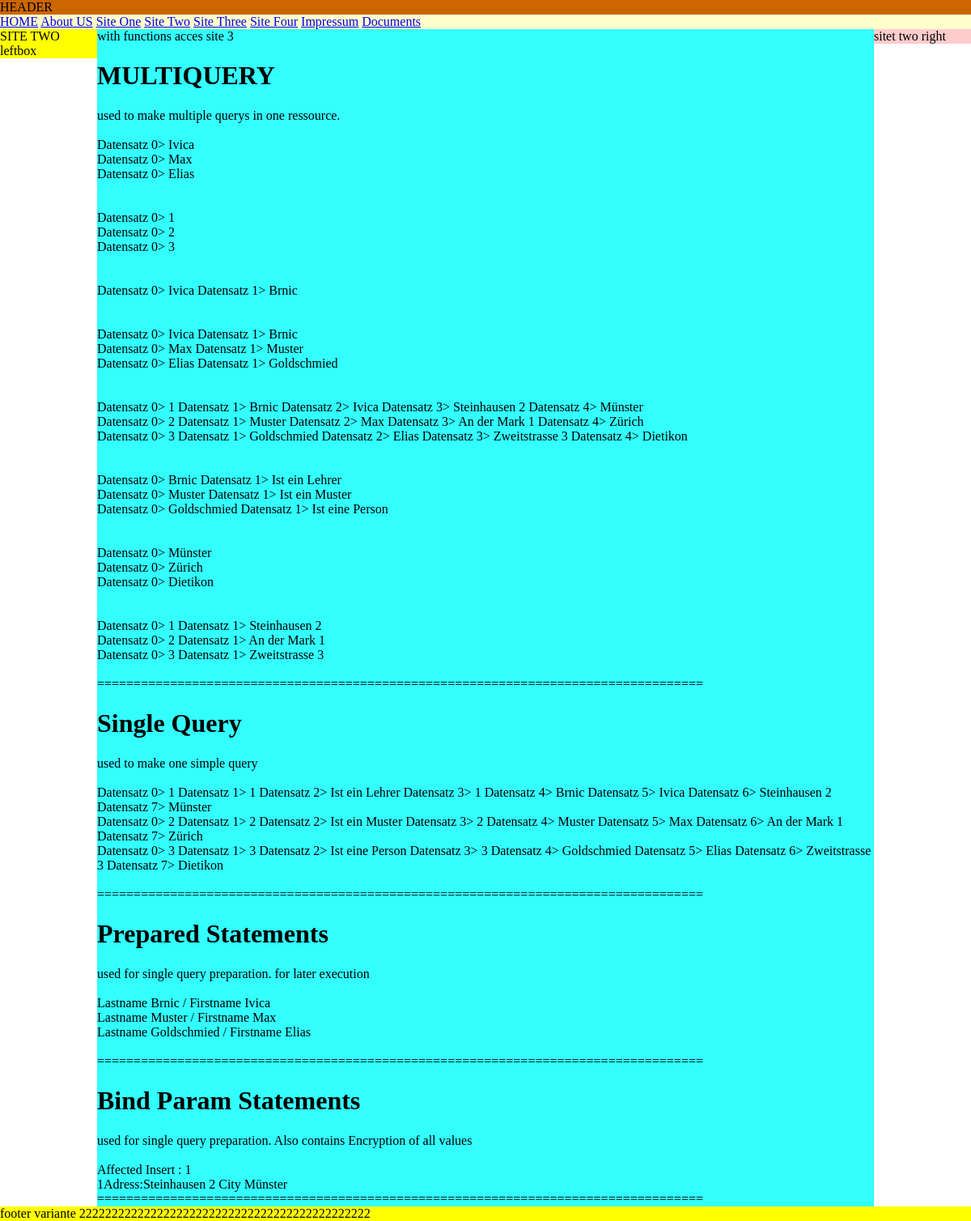
/?menu=mSiteTwo, run on the app's committed database.
### tables this page shows
CREATE TABLE `detail` (
  `ID` int(11) NOT NULL,
  `LastName` varchar(255) NOT NULL,
  `FirstName` varchar(255) DEFAULT NULL,
  `Address` varchar(255) DEFAULT NULL,
  `City` varchar(255) DEFAULT NULL
);

CREATE TABLE `someinfo` (
  `ID_info` int(11) NOT NULL,
  `ID` int(11) DEFAULT NULL,
  `information` varchar(255) DEFAULT NULL
);

### include/constants.php (called while the page is built, shortened)
<?php
include(PATH_INC . "frame.php");
?>

### index.php (called while the page is built, shortened)
<?php
require_once("include/constants.php");
?>

### content/main/sitetwo.php (the view, shortened to what this page needs)
<?php
echo "with functions acces site 3<br>";
echo "<h1>MULTIQUERY</h1>";
echo "<span>used to make multiple querys in one ressource.</span><br><br>";
$db = @new mysqli( 'localhost', 'root', '', 'm133a100' );
	$var    = $db->real_escape_string('FirstName');
	$sql= sprintf("SELECT %s from detail;", $var);
	$var2    = $db->real_escape_string('ID');
	$sql .= sprintf("SELECT %s from detail;", $var2);
    $sql .= "SELECT Firstname, Lastname from detail WHERE ID=1; SELECT Firstname, Lastname from detail; SELECT * FROM detail; SELECT d.Lastname, s.information FROM someinfo as s LEFT JOIN detail as d ON s.ID=d.ID; SELECT City from detail;";
	$sql .="SELECT ID, Address from detail;";
   	$db->set_charset("utf8");
	if ($db->multi_query($sql)) {
		do {
			$stmt = $db->store_result();
			while ($row = $stmt->fetch_array(MYSQLI_NUM)) {
			$fields = $stmt->field_count;
				$count=0;
				while($count<=$fields-1) {
					echo " Datensatz $count> " . $row[$count];
					$count++;
				}
				echo "<br>";
			}
			if ($db->more_results()) {
				echo "<br><br>";
			}
		} while($db->next_result());
	}
echo "<br>===================================================================================<br>";
echo "<h1>Single Query</h1>";
echo "<span>used to make one simple query </span><br><br>";
    $stmt = $db->query('SELECT * FROM someinfo as s LEFT JOIN detail as d ON s.ID=d.ID;');
	$fields = $stmt->field_count;
    while ($row = $stmt->fetch_array(MYSQLI_NUM))
    {
		$count=0;
		while($count<=$fields-1) {
					echo " Datensatz $count> " . $row[$count];
					$count++;
				}
				echo "<br>";
    }
echo "<br>===================================================================================<br>";
echo "<h1>Prepared Statements</h1>";
echo "<span>used for single query preparation. for later execution</span><br><br>";
$stmt = $db->prepare('SELECT Lastname, Firstname FROM detail;');
    $stmt->execute();
    $stmt->bind_result($var1, $var2);
    while ($stmt->fetch())
    {
        echo "Lastname " . $var1 . " / " . "Firstname " . $var2 . "<br>";
    }
echo "<br>===================================================================================<br>";
echo "<h1>Bind Param Statements</h1>";
echo "<span>used for single query preparation. Also contains Encryption of all values</span><br><br>";
	$data="Ivica";
	$description="a simple description";
        $stmt = $db->prepare('INSERT INTO putin (`data`,`description`) VALUES (?, ?);');
        $stmt->bind_param( 'ss', $data, $description);
        $stmt->execute();
        echo "Affected Insert : " . $stmt->affected_rows . "<br>";
	$one=1;
	$two="Brnic";
	$stmt = $db->prepare('SELECT Address, City FROM detail WHERE id=? AND LastName=?');
	$stmt->bind_param( 'ss', $one, $two);
	$stmt->execute();
	$stmt->store_result();
	$stmt->bind_result($var1,$var2);
	$troll = $stmt->fetch();
	print_r($troll);
	echo "Adress:" . $var1 . " City " . $var2;
echo "<br>===================================================================================<br>";
?>

### include/frame.php (shortened to what this page needs)
<!DOCTYPE html PUBLIC "-//W3C//DTD XHTML 1.0 Transitional//EN" "http://www.w3.org/TR/xhtml1/DTD/xhtml1-transitional.dtd">
<html xmlns="http://www.w3.org/1999/xhtml" lang="en" xml:lang="en">
<head>
<link href="css/frame.css" rel="stylesheet" type="text/css">
</head>
<body>
	<div id="header">
    	HEADER<br />
    </div>
	<div id="navigation">
    <?php include (PATH_INC . "navigation.php"); ?>
    </div>
    <div id="middle">
        <div class="leftbox">
            <?php  include $GLOBALS['leftbox']; ?>
        </div>
        <div class="maincontent">
        <?php  include $GLOBALS['content']; ?>
        </div>
        <div class="rigthbox">
        <?php  include $GLOBALS['rightbox']; ?>
        </div>
    </div>
    <div id="footer">
     	<?php  include $GLOBALS['footer']; ?>
    </div>
</body>
</html>

### include/navigation.php
<a href="?menu=mHome">HOME</a>
<a href="?menu=mAboutUs">About US</a>
<a href="?menu=mSiteOne">Site One</a>
<a href="?menu=mSiteTwo">Site Two</a>
<a href="?menu=mSiteThree">Site Three</a>
<a href="?menu=mSiteFour">Site Four</a>
<a href="?menu=mImpressum">Impressum</a>
<a href="?menu=mDocuments">Documents</a>

### content/leftbox/sitetwo.php
SITE TWO leftbox

### content/rightbox/sitetwo.PHP
sitet two right

### content/footer/footer2.php
footer variante 222222222222222222222222222222222222222222222

### css/frame.css (style rules this page uses)
body { margin:0; padding:0; }
#header { background-color:#C60; }
#navigation { background-color:#FFC; }
#middle { width:100%; clear:both; }
#footer { background-color:#FF0; width:100%; clear:both; }
.leftbox { float:left; background-color:yellow; width:10%; }
.maincontent { float:left; background-color:#3FF; width:80%; }
.rigthbox { float:left; background-color:#FCC; width:10%; }

### data on the page
detail: FirstName "Ivica", ID "1", LastName "Brnic", Address "Steinhausen 2", City "Münster"
detail: FirstName "Max", ID "2", LastName "Muster", Address "An der Mark 1", City "Zürich"
detail: FirstName "Elias", ID "3", LastName "Goldschmied", Address "Zweitstrasse 3", City "Dietikon"
someinfo: detail.LastName "Brnic", information "Ist ein Lehrer", ID_info "1", ID "1", detail.ID "1", detail.FirstName "Ivica", detail.Address "Steinhausen 2", detail.City "Münster"
someinfo: detail.LastName "Muster", information "Ist ein Muster", ID_info "2", ID "2", detail.ID "2", detail.FirstName "Max", detail.Address "An der Mark 1", detail.City "Zürich"
someinfo: detail.LastName "Goldschmied", information "Ist eine Person", ID_info "3", ID "3", detail.ID "3", detail.FirstName "Elias", detail.Address "Zweitstrasse 3", detail.City "Dietikon"

### other printed values
$stmt->affected_rows "1"
